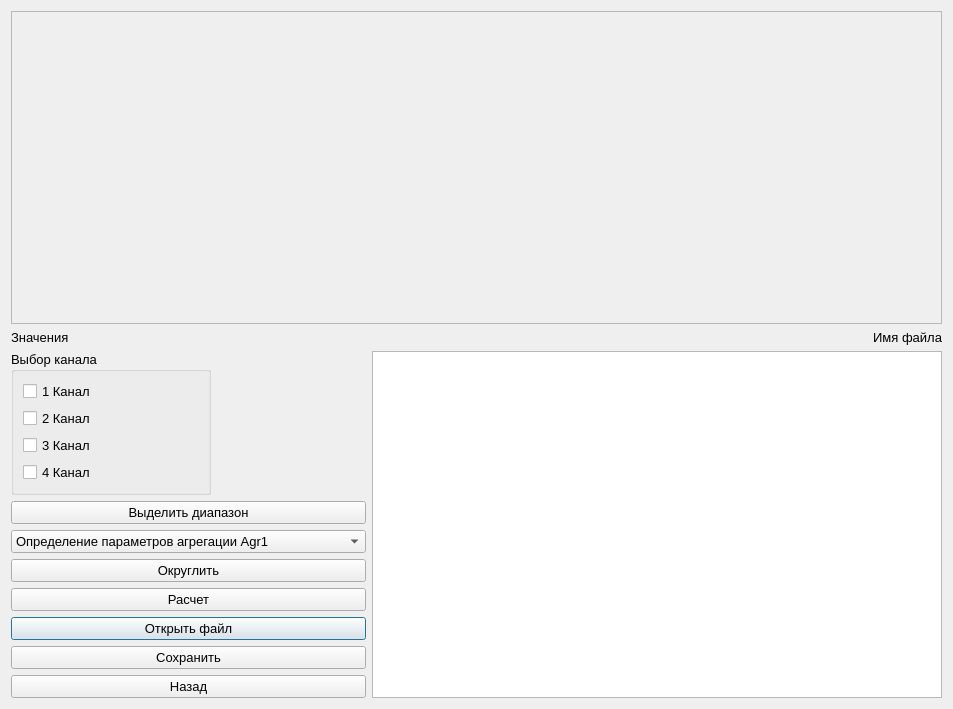
<?xml version="1.0" encoding="UTF-8"?>
<ui version="4.0">
 <class>ViewPlot</class>
 <widget class="QDialog" name="ViewPlot">
  <property name="enabled">
   <bool>true</bool>
  </property>
  <property name="geometry">
   <rect>
    <x>0</x>
    <y>0</y>
    <width>937</width>
    <height>709</height>
   </rect>
  </property>
  <property name="font">
   <font>
    <pointsize>10</pointsize>
   </font>
  </property>
  <property name="contextMenuPolicy">
   <enum>Qt::DefaultContextMenu</enum>
  </property>
  <property name="windowTitle">
   <string>Просмотр графиков</string>
  </property>
  <layout class="QGridLayout" name="gridLayout">
   <item row="6" column="0">
    <layout class="QVBoxLayout" name="verticalLayout_2">
     <item>
      <widget class="QPushButton" name="pushButton_select">
       <property name="text">
        <string>Выделить диапазон</string>
       </property>
       <property name="shortcut">
        <string>Space</string>
       </property>
       <property name="autoDefault">
        <bool>false</bool>
       </property>
       <property name="default">
        <bool>false</bool>
       </property>
       <property name="flat">
        <bool>false</bool>
       </property>
      </widget>
     </item>
     <item>
      <widget class="QComboBox" name="comboBox">
       <item>
        <property name="text">
         <string>Определение параметров агрегации Agr1</string>
        </property>
       </item>
       <item>
        <property name="text">
         <string>Определение активности фактора Виллебранда Agr2</string>
        </property>
       </item>
       <item>
        <property name="text">
         <string>Время свертывания Ko1</string>
        </property>
       </item>
       <item>
        <property name="text">
         <string>АЧТВ Ko2</string>
        </property>
       </item>
       <item>
        <property name="text">
         <string>Фибриноген Ko3</string>
        </property>
       </item>
       <item>
        <property name="text">
         <string>Тромбин Ko4</string>
        </property>
       </item>
       <item>
        <property name="text">
         <string>Протромбиновый комплекс Ko5</string>
        </property>
       </item>
      </widget>
     </item>
     <item>
      <widget class="QPushButton" name="pushButton">
       <property name="text">
        <string>Округлить</string>
       </property>
      </widget>
     </item>
     <item>
      <widget class="QPushButton" name="pushButton_calc">
       <property name="text">
        <string>Расчет</string>
       </property>
      </widget>
     </item>
     <item>
      <widget class="QPushButton" name="pushButton_open">
       <property name="text">
        <string>Открыть файл</string>
       </property>
       <property name="shortcut">
        <string>Enter, Return</string>
       </property>
       <property name="autoDefault">
        <bool>false</bool>
       </property>
       <property name="default">
        <bool>true</bool>
       </property>
      </widget>
     </item>
     <item>
      <widget class="QPushButton" name="pushButton_print">
       <property name="text">
        <string>Сохранить</string>
       </property>
       <property name="shortcut">
        <string>Ctrl+S</string>
       </property>
       <property name="autoDefault">
        <bool>false</bool>
       </property>
      </widget>
     </item>
     <item>
      <widget class="QPushButton" name="pushButton_back">
       <property name="text">
        <string>Назад</string>
       </property>
       <property name="shortcut">
        <string>Esc</string>
       </property>
       <property name="autoDefault">
        <bool>false</bool>
       </property>
      </widget>
     </item>
    </layout>
   </item>
   <item row="2" column="0" colspan="2">
    <widget class="QLabel" name="label_average">
     <property name="text">
      <string>Значения</string>
     </property>
    </widget>
   </item>
   <item row="4" column="1" rowspan="3" colspan="2">
    <widget class="QTableWidget" name="tableWidget">
     <property name="sizePolicy">
      <sizepolicy hsizetype="Preferred" vsizetype="Preferred">
       <horstretch>0</horstretch>
       <verstretch>0</verstretch>
      </sizepolicy>
     </property>
     <property name="minimumSize">
      <size>
       <width>570</width>
       <height>100</height>
      </size>
     </property>
     <property name="cursor" stdset="0">
      <cursorShape>PointingHandCursor</cursorShape>
     </property>
     <property name="verticalScrollBarPolicy">
      <enum>Qt::ScrollBarAsNeeded</enum>
     </property>
     <property name="editTriggers">
      <set>QAbstractItemView::NoEditTriggers</set>
     </property>
     <property name="alternatingRowColors">
      <bool>false</bool>
     </property>
     <property name="selectionMode">
      <enum>QAbstractItemView::ExtendedSelection</enum>
     </property>
     <property name="horizontalScrollMode">
      <enum>QAbstractItemView::ScrollPerPixel</enum>
     </property>
    </widget>
   </item>
   <item row="2" column="2">
    <widget class="QLabel" name="label_filename">
     <property name="text">
      <string>Имя файла</string>
     </property>
     <property name="alignment">
      <set>Qt::AlignRight|Qt::AlignTrailing|Qt::AlignVCenter</set>
     </property>
    </widget>
   </item>
   <item row="4" column="0" rowspan="2">
    <widget class="QGroupBox" name="groupBox">
     <property name="maximumSize">
      <size>
       <width>200</width>
       <height>200</height>
      </size>
     </property>
     <property name="title">
      <string>Выбор канала</string>
     </property>
     <layout class="QVBoxLayout" name="verticalLayout">
      <item>
       <widget class="QCheckBox" name="checkBox_1">
        <property name="text">
         <string>1 Канал</string>
        </property>
        <property name="shortcut">
         <string>1</string>
        </property>
       </widget>
      </item>
      <item>
       <widget class="QCheckBox" name="checkBox_2">
        <property name="text">
         <string>2 Канал</string>
        </property>
        <property name="shortcut">
         <string>2</string>
        </property>
       </widget>
      </item>
      <item>
       <widget class="QCheckBox" name="checkBox_3">
        <property name="text">
         <string>3 Канал</string>
        </property>
        <property name="shortcut">
         <string>3</string>
        </property>
       </widget>
      </item>
      <item>
       <widget class="QCheckBox" name="checkBox_4">
        <property name="text">
         <string>4 Канал</string>
        </property>
        <property name="shortcut">
         <string>4</string>
        </property>
       </widget>
      </item>
     </layout>
    </widget>
   </item>
   <item row="0" column="0" colspan="3">
    <widget class="QCustomPlot" name="frame">
     <property name="sizePolicy">
      <sizepolicy hsizetype="Expanding" vsizetype="Expanding">
       <horstretch>0</horstretch>
       <verstretch>0</verstretch>
      </sizepolicy>
     </property>
     <property name="minimumSize">
      <size>
       <width>0</width>
       <height>300</height>
      </size>
     </property>
     <property name="cursor">
      <cursorShape>CrossCursor</cursorShape>
     </property>
     <property name="frameShape">
      <enum>QFrame::StyledPanel</enum>
     </property>
     <property name="frameShadow">
      <enum>QFrame::Raised</enum>
     </property>
    </widget>
   </item>
  </layout>
 </widget>
 <customwidgets>
  <customwidget>
   <class>QCustomPlot</class>
   <extends>QFrame</extends>
   <header>QCustomPlot/qcustomplot.h</header>
   <container>1</container>
  </customwidget>
 </customwidgets>
 <tabstops>
  <tabstop>pushButton_select</tabstop>
  <tabstop>pushButton_open</tabstop>
  <tabstop>pushButton_print</tabstop>
  <tabstop>pushButton_back</tabstop>
  <tabstop>checkBox_1</tabstop>
  <tabstop>checkBox_2</tabstop>
  <tabstop>checkBox_3</tabstop>
  <tabstop>checkBox_4</tabstop>
  <tabstop>tableWidget</tabstop>
 </tabstops>
 <resources/>
 <connections/>
</ui>
